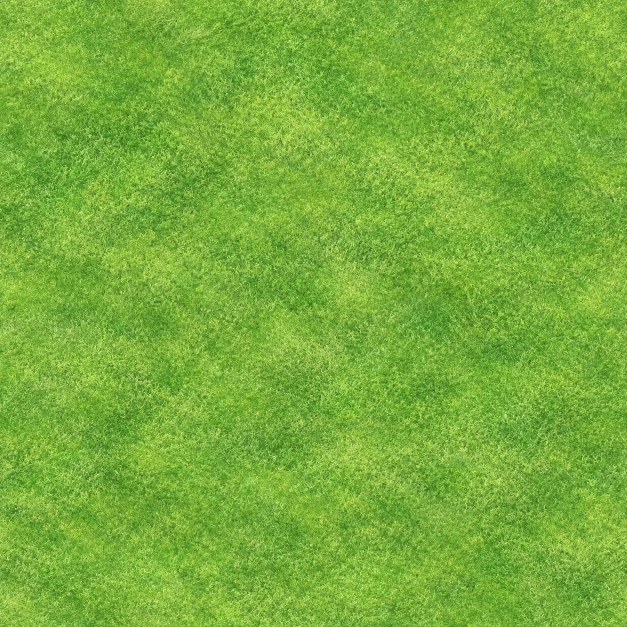
#> input picture art_src/map/grass.png, 1254 x 1254 px, found by its file name (shown at 1/2 size)
$ python build_castle_map.py
#> lines starting #> are read from the running program, lines starting #| are printed output that depends on the picture; after the words box and inside, x2 and y2 are one past the last pixel; in counts of white or black regions, pixels touching at a corner belong together
# 城堡战争模式地图：上下两条大路，中间是海。输出 assets/castle/ground.jpg（HD=2）
import numpy as np
from PIL import Image, ImageFilter, ImageDraw
import os

W, H, HD = 960, 540, 2
DW, DH = W * HD, H * HD
ROAD_Y = (88, 452)   # 上下大路中线（逻辑坐标）
ROAD_W = 64
SEA = (300, 175, 660, 365)  # 海（逻辑坐标，圆角）
OUT = 'assets/castle'
os.makedirs(OUT, exist_ok=True)

def tile(path, scale):
#> called with path = 'art_src/map/grass.png', scale = 0.6
    t = Image.open(path).convert('RGB')
#> t is the input picture: PIL image 1254x1254 RGB; mean R, G, B 120.6, 174.3, 58.7
    t = t.resize((int(t.width * scale), int(t.height * scale)), Image.LANCZOS)
#> t: PIL image 752x752 RGB
    big = Image.new('RGB', (DW, DH))
#> big: PIL image 1920x1080 RGB; every value is 0
    for y in range(0, DH, t.height):
        for x in range(0, DW, t.width):
            big.paste(t, (x, y))
    return np.asarray(big).astype(np.float32)

def mask(draw_fn, blur):
    m = Image.new('L', (DW, DH), 0)
    draw_fn(ImageDraw.Draw(m))
    return np.asarray(m.filter(ImageFilter.GaussianBlur(blur))).astype(np.float32)[..., None] / 255

grass = tile('art_src/map/grass.png', .6)
water = tile('art_src/map/water.png', .6)
#> call 2 of tile, with path = 'art_src/map/water.png', scale = 0.6
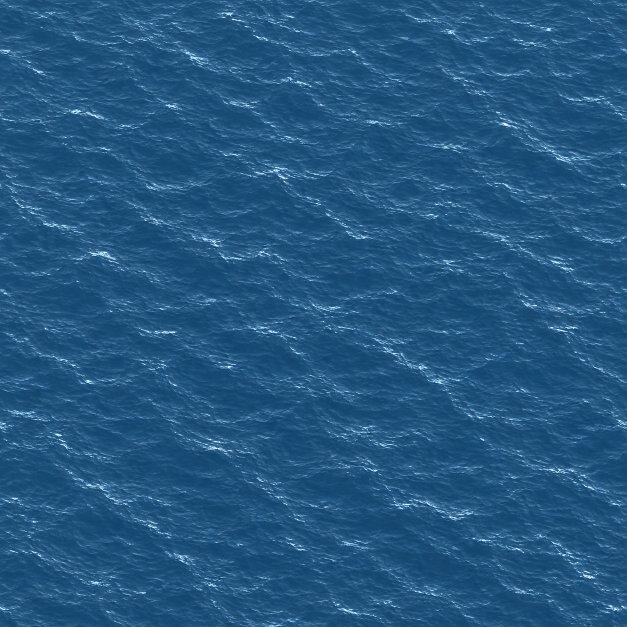
#> input picture art_src/map/water.png, 1254 x 1254 px, found by its file name (shown at 1/2 size)
#> in tile, t is the input picture: PIL image 1254x1254 RGB; mean R, G, B 35.7, 87, 128.6
#> after the loop in tile (call 2), `for y in range(0, DH, t.height):`:
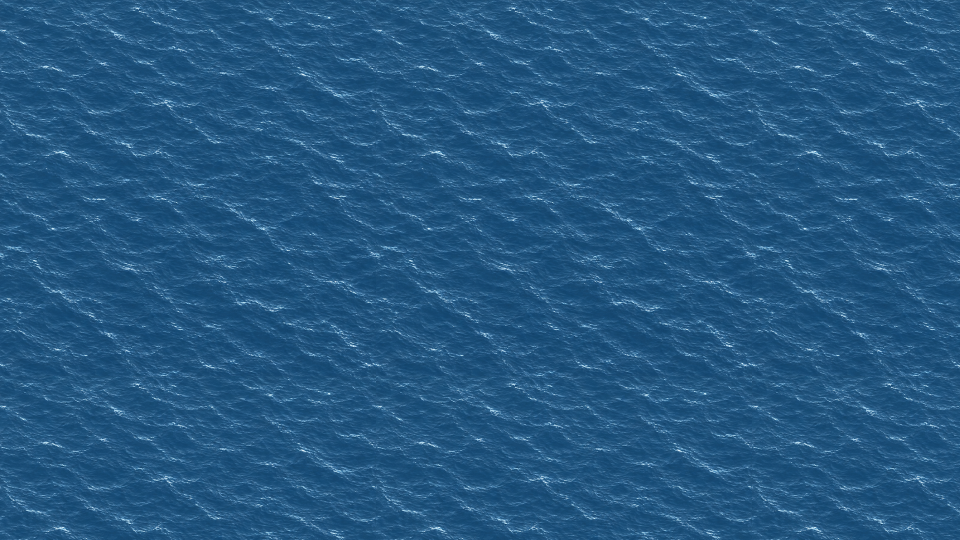
#> big: PIL image 1920x1080 RGB (shown at 1/2 size); mean R, G, B 36.1, 87.4, 128.9
shallow = tile('art_src/map/shallow.png', .6)
#> call 3 of tile, with path = 'art_src/map/shallow.png', scale = 0.6
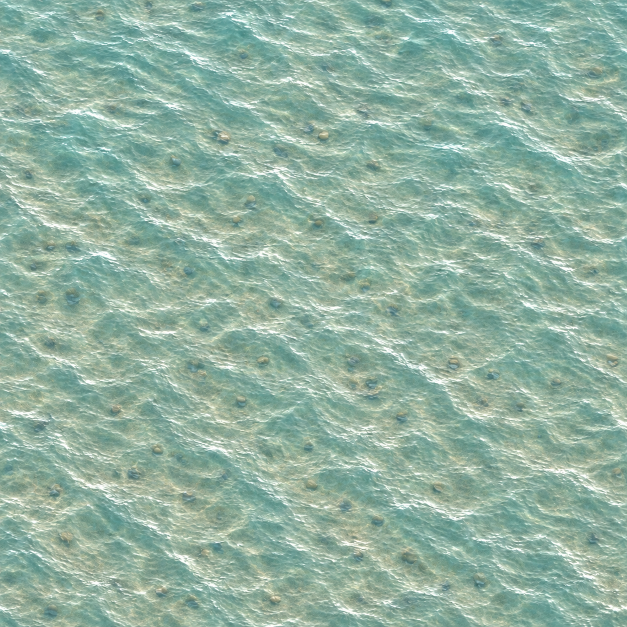
#> input picture art_src/map/shallow.png, 1254 x 1254 px, found by its file name (shown at 1/2 size)
#> in tile, t is the input picture: PIL image 1254x1254 RGB; mean R, G, B 145.7, 176.9, 161.3
#> after the loop in tile (call 3), `for y in range(0, DH, t.height):`:
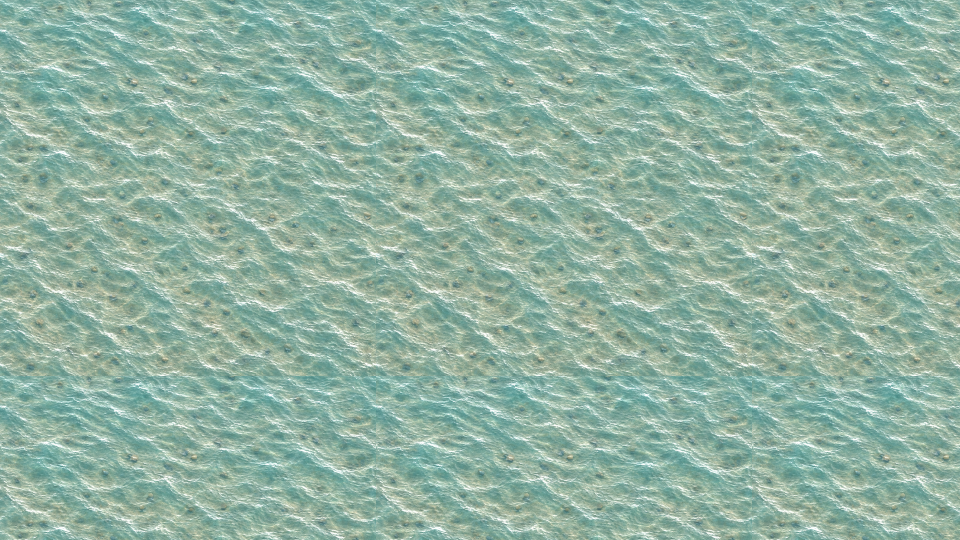
#> big: PIL image 1920x1080 RGB (shown at 1/2 size); mean R, G, B 145, 177.2, 162

# 大片明暗斑，避免草地太平
rng = np.random.default_rng(3)
noise = Image.fromarray((rng.random((DH // 64, DW // 64)) * 255).astype(np.uint8)).resize((DW, DH), Image.BICUBIC)
noise = np.asarray(noise.filter(ImageFilter.GaussianBlur(40))).astype(np.float32)[..., None] / 255
#> noise: shape (1080, 1920, 1) float32
img = grass * (0.88 + 0.24 * noise)
#> in mask, `m = Image.new('L', (DW, DH), 0)`: m: PIL image 1920x1080 L; every value is 0

# 大路：草被踩出来的浅色土路（软边，没有硬缝）
def roads(d):
    for y in ROAD_Y:
        d.rounded_rectangle([20 * HD, (y - ROAD_W / 2) * HD, (W - 20) * HD, (y + ROAD_W / 2) * HD], radius=ROAD_W * HD // 2, fill=255)
    # 两侧基地：一块软边的建筑区空地
    for cx in (130, W - 130):
        d.rounded_rectangle([(cx - 120) * HD, 120 * HD, (cx + 120) * HD, (H - 120) * HD], radius=60 * HD, fill=150)
rm = mask(roads, 14)
lum = grass.mean(axis=2, keepdims=True)
dirt = (lum - lum.mean()) * .8 + np.array([168, 140, 98])  # 暖土色，保留草纹的明暗
img = img * (1 - rm * .9) + dirt * (rm * .9)

# 海：浅滩 -> 深水，岸边白浪
sx0, sy0, sx1, sy1 = [v * HD for v in SEA]
# 海岸线：圆角矩形大模糊后用噪声扰动再取阈值，得到不规则海岸
def sea_shape(d): d.rounded_rectangle([sx0, sy0, sx1, sy1], radius=100 * HD, fill=255)
base = mask(sea_shape, 60)[..., 0]
#> call 2 of mask, with blur = 60
#> in mask (call 2), `draw_fn(ImageDraw.Draw(m))`:
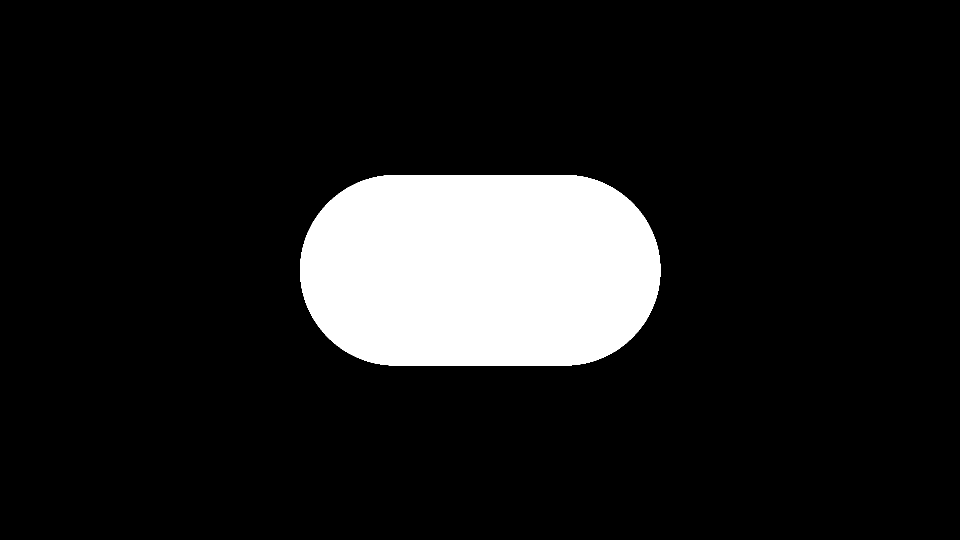
#> m: PIL image 1920x1080 L (shown at 1/2 size); 11.7% white; 1 white region, box (x1, y1, x2, y2) and area: (600, 350, 1321, 731) 243493
n2 = Image.fromarray((rng.random((DH // 48, DW // 48)) * 255).astype(np.uint8)).resize((DW, DH), Image.BICUBIC)
n2 = np.asarray(n2.filter(ImageFilter.GaussianBlur(18))).astype(np.float32) / 255
#> n2: shape (1080, 1920) float32
field = base + (n2 - .5) * .35
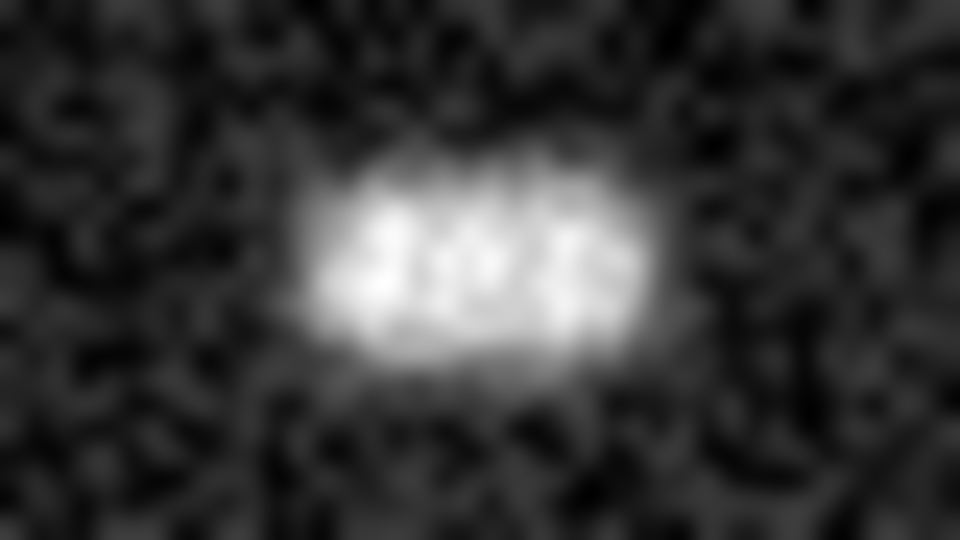
#> field: shape (1080, 1920) float32 (shown at 1/2 size); min -0.156, max 1.14, mean 0.119; drawn with min black and max white
def soft(th, w): return np.clip((field - th) / w, 0, 1)[..., None]
#> called with th = 0.5, w = 0.03
mo = soft(.5, .03)
mi = soft(.62, .12)
img = img * (1 - mo) + shallow * mo
img = img * (1 - mi) + water * mi
edge = np.clip(mo * (1 - mo) * 4, 0, 1)  # 岸线一圈
foam = np.clip(edge - 0.35, 0, 1) * 1.6
img = img * (1 - foam * .6) + 245 * foam * .6

Image.fromarray(np.clip(img, 0, 255).astype(np.uint8)).save(f'{OUT}/ground.jpg', quality=88)
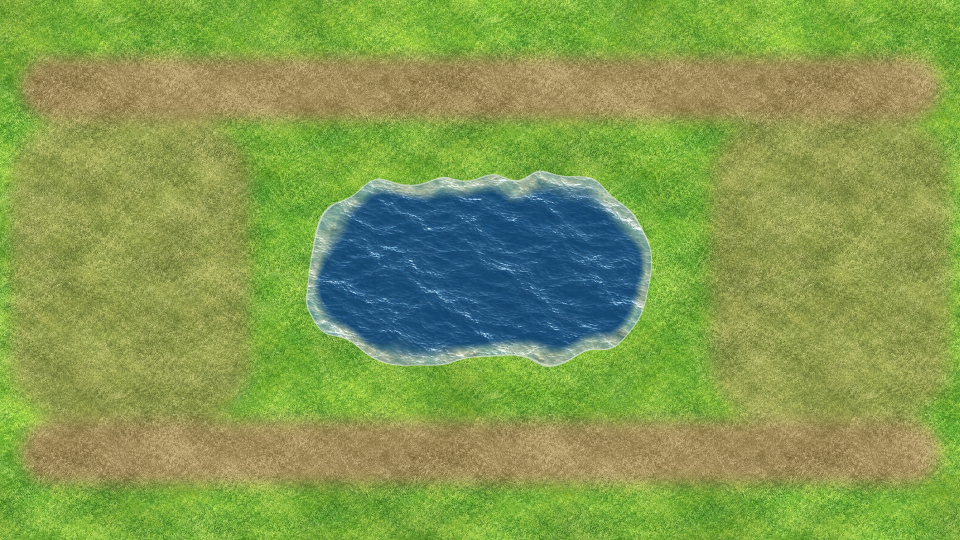
#> saved as ground.jpg: PIL image 1920x1080 RGB (shown at 1/2 size); mean R, G, B 129.9, 154.6, 79.9
print('ok', DW, DH)
